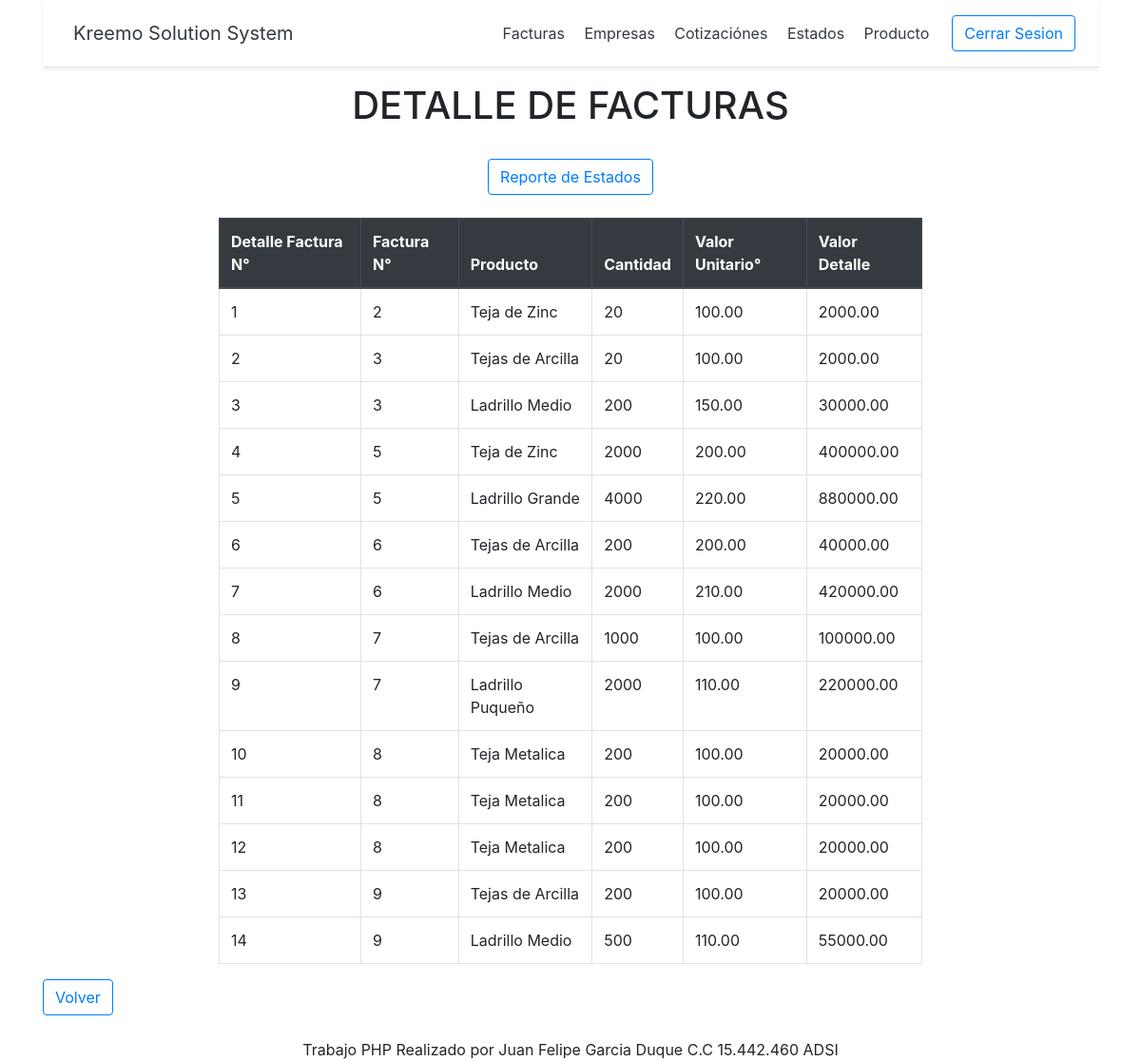
The app's page /facturacion/Vista/ListarDetalleFacturas.php (signed in) with its own data.
### tables this page shows
CREATE TABLE `detallefacturas` (
  `IdDetalleFactura` int(11) NOT NULL,
  `IdFactura` int(11) NOT NULL,
  `IdProducto` int(11) NOT NULL,
  `Cantidad` int(11) NOT NULL,
  `ValorUnitario` double(20,2) NOT NULL,
  `ValorDetalle` double(20,2) NOT NULL
);

CREATE TABLE `producto` (
  `IdProducto` int(10) NOT NULL,
  `Producto` varchar(30) NOT NULL,
  `Precio` int(10) NOT NULL
);

### facturacion/Modelo/CrudDetalleFactura.php (called while the page is built, shortened)
<?php
class CrudDetalleFactura{
     public function ListarDetalleFactura()
     {
          $Db = Db::Conectar();
          $ListaDetalleFactura = [];
          $Sql = $Db->query('SELECT detallefacturas.IdDetalleFactura, detallefacturas.IdFactura, producto.Producto, detallefacturas.Cantidad, detallefacturas.ValorUnitario, detallefacturas.ValorDetalle FROM detallefacturas INNER JOIN producto ON detallefacturas.IdProducto=producto.IdProducto ');
          $Sql->execute();
          foreach($Sql->fetchAll() as $DetFactura){
               $MyDetalleFactura = new DetalleFactura();
               $MyDetalleFactura->setIdDetalleFactura($DetFactura['IdDetalleFactura']);
               $MyDetalleFactura->setIdFactura($DetFactura['IdFactura']);
               $MyDetalleFactura->setIdProducto($DetFactura['Producto']);
               $MyDetalleFactura->setCantidad($DetFactura['Cantidad']);
               $MyDetalleFactura->setValorUnitario($DetFactura['ValorUnitario']);
               $MyDetalleFactura->setValorDetalle($DetFactura['ValorDetalle']);
               $ListaDetalleFactura[]=$MyDetalleFactura;
          }
          return $ListaDetalleFactura;
     }
}
?>

### facturacion/Modelo/DetalleFactura.php (called while the page is built, shortened)
<?php
class DetalleFactura{
    private $IdDetalleFactura;
    private $IdFactura;
    private $IdProducto;
    private $Cantidad;
    private $ValorUnitario;
    private $ValorDetalle;
    public function setIdDetalleFactura($IdDetalleFactura)
    {
        $this->IdDetalleFactura = $IdDetalleFactura;
    }
    public function getIdDetalleFactura(){
        return $this->IdDetalleFactura;
    }
    public function setIdFactura($IdFactura)
    {
        $this->IdFactura = $IdFactura;
    }
    public function getIdFactura(){
        return $this->IdFactura;
    }
    public function setIdProducto($IdProducto)
    {
        $this->IdProducto = $IdProducto;
    }
    public function getIdProducto(){
        return $this->IdProducto;
    }
    public function setCantidad($Cantidad)
    {
        $this->Cantidad = $Cantidad;
    }
    public function getCantidad(){
        return $this->Cantidad;
    }
    public function setValorUnitario($ValorUnitario)
    {
        $this->ValorUnitario = $ValorUnitario;
    }
    public function getValorUnitario(){
        return $this->ValorUnitario;
    }
    public function setValorDetalle($ValorDetalle)
    {
        $this->ValorDetalle = $ValorDetalle;
    }
    public function getValorDetalle(){
        return $this->ValorDetalle;
    }
}
?>

### facturacion/Vista/ListarDetalleFacturas.php (the view, shortened to what this page needs)
<?php
require_once('../Modelo/DetalleFactura.php');
require_once('../Modelo/CrudDetalleFactura.php');
$CrudDetalleFactura = new CrudDetalleFactura();
$ListaDetalleFactura = $CrudDetalleFactura->ListarDetalleFactura();
?>
<!DOCTYPE html>
<html lang="en">
<head>
     <link rel="stylesheet" href="https://stackpath.bootstrapcdn.com/bootstrap/4.4.1/css/bootstrap.min.css">
</head>
<body>
     <div class="container">
          <div class="d-flex flex-column flex-md-row align-items-center p-3 px-md-4 mb-3 bg-white border-bottom shadow-sm">
               <h5 class="my-0 mr-md-auto font-weight-normal"><a class="p-2 text-dark" href="../../Navegacion.php">Kreemo Solution System</a></h5>
               <nav class="my-2 my-md-0 mr-md-3">
                    <a class="p-2 text-dark" href="ListarFactura.php">Facturas</a>
                    <a class="p-2 text-dark" href="../../Empresa/Vista/ListarEmpresa.php">Empresas</a>
                    <a class="p-2 text-dark" href="../../Cotizacion/Vista/ListarCotizacion.php">Cotizaciónes</a>
                    <a class="p-2 text-dark" href="../../Estado/Vista/ListarEstado.php">Estados</a>
                    <a class="p-2 text-dark" href="../../Producto/Vista/ListarProducto.php">Producto</a>
               </nav>
               <a class="btn btn-outline-primary" href="../../CerrarSeccion.php">Cerrar Sesion</a>
          </div>
          <h1 align="center">DETALLE DE FACTURAS</h1>
          <br>
          <ul class="nav nav-fill">
               <li class="nav-item">
               <a class="btn btn-outline-primary"  href="../../TCPDF/examples/reportepdfdetallesfacturas.php" target="_blank">Reporte de  Estados</a>
               </li>
          </ul>
          <br>
          <table align="center" class="table table-bordered col-md-8">
               <thead class="thead-dark">
                    <tr>
                    <th scope="col">Detalle Factura N°</th>
                    <th scope="col">Factura N°</th>
                    <th scope="col">Producto</th>
                    <th scope="col">Cantidad</th>
                    <th scope="col">Valor Unitario°</th>
                    <th scope="col">Valor Detalle</th>
                    </tr>
               </thead>
               <tbody>
               <?php
               foreach($ListaDetalleFactura as $DeFactura) {
                    ?>
                    <tr>
                    <td><?php echo $DeFactura->getIdDetalleFactura();?></td>
                    <td><?php echo $DeFactura->getIdFactura();?></td>
                    <td><?php echo $DeFactura->getIdProducto();?></td>
                    <td><?php echo $DeFactura->getCantidad();?></td>
                    <td><?php echo $DeFactura->getValorUnitario();?></td>
                    <td><?php echo $DeFactura->getValorDetalle();?></td>
                    <?php
               }
               ?>
               </tbody>
          </table>
          <a class="btn btn-outline-primary"  href="listarFactura.php">Volver</a>
     </div>
     <br>
     <footer class="footer " align="center">
          <div class="container">
          <span>Trabajo PHP  Realizado por Juan Felipe Garcia Duque C.C 15.442.460 ADSI</span>
          </div>
     </footer>
</body>
</html>

### records on screen
detallefacturas: IdDetalleFactura "1", IdFactura "2", IdProducto.Producto "Teja de Zinc", Cantidad "20", ValorUnitario "100.00", ValorDetalle "2000.00"
detallefacturas: IdDetalleFactura "2", IdFactura "3", IdProducto.Producto "Tejas de Arcilla", Cantidad "20", ValorUnitario "100.00", ValorDetalle "2000.00"
detallefacturas: IdDetalleFactura "3", IdFactura "3", IdProducto.Producto "Ladrillo Medio", Cantidad "200", ValorUnitario "150.00", ValorDetalle "30000.00"
detallefacturas: IdDetalleFactura "4", IdFactura "5", IdProducto.Producto "Teja de Zinc", Cantidad "2000", ValorUnitario "200.00", ValorDetalle "400000.00"
detallefacturas: IdDetalleFactura "5", IdFactura "5", IdProducto.Producto "Ladrillo Grande", Cantidad "4000", ValorUnitario "220.00", ValorDetalle "880000.00"
detallefacturas: IdDetalleFactura "6", IdFactura "6", IdProducto.Producto "Tejas de Arcilla", Cantidad "200", ValorUnitario "200.00", ValorDetalle "40000.00"
detallefacturas: IdDetalleFactura "7", IdFactura "6", IdProducto.Producto "Ladrillo Medio", Cantidad "2000", ValorUnitario "210.00", ValorDetalle "420000.00"
detallefacturas: IdDetalleFactura "8", IdFactura "7", IdProducto.Producto "Tejas de Arcilla", Cantidad "1000", ValorUnitario "100.00", ValorDetalle "100000.00"
detallefacturas: IdDetalleFactura "9", IdFactura "7", IdProducto.Producto "Ladrillo Puqueño", Cantidad "2000", ValorUnitario "110.00", ValorDetalle "220000.00"
detallefacturas: IdDetalleFactura "10", IdFactura "8", IdProducto.Producto "Teja Metalica", Cantidad "200", ValorUnitario "100.00", ValorDetalle "20000.00"
detallefacturas: IdDetalleFactura "11", IdFactura "8", IdProducto.Producto "Teja Metalica", Cantidad "200", ValorUnitario "100.00", ValorDetalle "20000.00"
detallefacturas: IdDetalleFactura "12", IdFactura "8", IdProducto.Producto "Teja Metalica", Cantidad "200", ValorUnitario "100.00", ValorDetalle "20000.00"
detallefacturas: IdDetalleFactura "13", IdFactura "9", IdProducto.Producto "Tejas de Arcilla", Cantidad "200", ValorUnitario "100.00", ValorDetalle "20000.00"
detallefacturas: IdDetalleFactura "14", IdFactura "9", IdProducto.Producto "Ladrillo Medio", Cantidad "500", ValorUnitario "110.00", ValorDetalle "55000.00"
